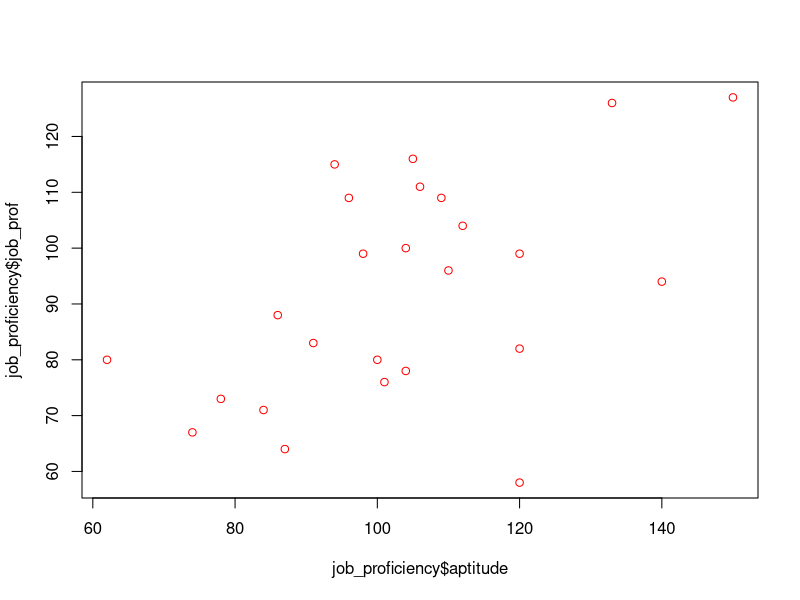

The R source for this figure:

job_proficiency <- read.csv("../../../data/descriptive_statistics/Job_Proficiency.csv", header = TRUE)

plot(job_proficiency$aptitude, job_proficiency$job_prof, col = "red")
cor(job_proficiency$aptitude, job_proficiency$job_prof)
lm(job_prof ~ aptitude, data = job_proficiency)


retail_data <- read.csv("../../../data/descriptive_statistics/Retail_Data.csv", header = TRUE)
t1 <- table(retail_data$Zone, retail_data$NPS_Category)
t1
prop.table(t1)
prop.table(t1, 1)
prop.table(t1, 2)


library(gmodels)

CrossTable(retail_data$Zone, retail_data$NPS_Category)
CrossTable(retail_data$Zone, retail_data$NPS_Category, prop.r = FALSE, prop.c = FALSE)

t2 <- table(retail_data$Zone, retail_data$NPS_Category, retail_data$Retailer_Age)
ftable(t2)
